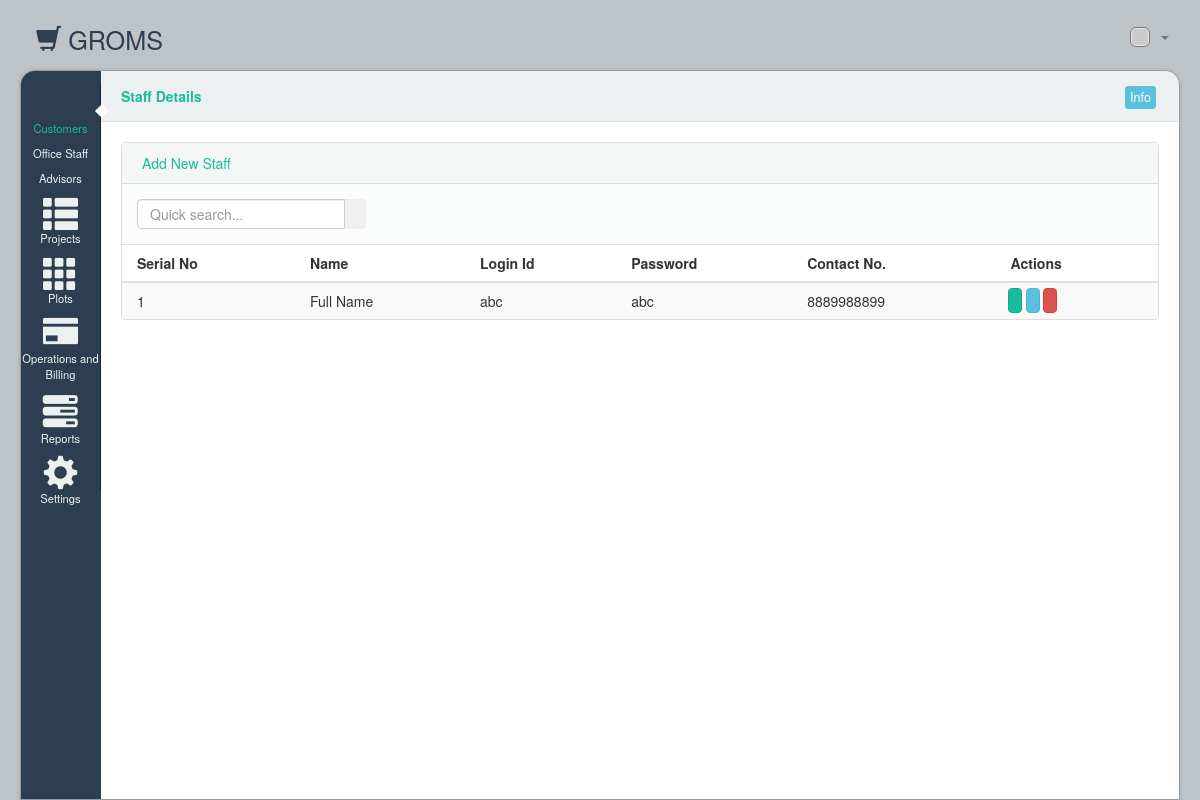
The page /staffmember/ on the database its author committed.
### grom/models.py (models this page shows, shortened)
class StaffUser(models.Model):
	loginid = models.CharField(max_length=50, unique=True)
	password = models.CharField(max_length=50)
	fullname = models.CharField(max_length=100)
	contact_no = models.CharField(max_length=15)
	alternate_contact_no = models.CharField(max_length=15,null=True)
	address = models.TextField()

### grom/views.py (the view)
# urls.py: url(r'^staffmember/$', views.staffmember),
def staffmember(request):
    members = StaffUser.objects.all()
    return render(request, 'grom/staffmember.html', {'members': members})

### grom/templates/grom/staffmember.html (shortened to what this page needs)
{%extends 'grom/base.html' %}
{%load staticfiles %}
{%block content%}
      <section id='tools'>
        <ul class='breadcrumb' id='breadcrumb'>
          <li class='title'>Staff Details</li>
        </ul>
        <div id='toolbar'>
          <div class='label label-info'>
            Info
          </div>
        </div>
      </section>
      <div id='content'>
        <div class='panel panel-default grid'>
          <div class='panel-heading'>
            <a href="/add_staffmember_page/">Add New Staff</a>
          </div>
          <div class='panel-body filters'>
            <div class='row'>
              <div class='col-md-3'>
                <div class='input-group'>
                  <input class='form-control' placeholder='Quick search...' type='text'>
                  <span class='input-group-btn'>
                    <button class='btn' type='button'>
                    </button>
                  </span>
                </div>
              </div>
            </div>
          </div>
          <table class='table'>
            <thead>
              <tr>
                <th>Serial No</th>
                <th>Name</th>
                <th>Login Id</th>
                <th>Password</th>
                <th>Contact No.</th>
                <th class='actions'>
                  Actions
                </th>
              </tr>
            </thead>
            <tbody>
            {% for member in members %}
              <tr>
                <td>{{forloop.counter}}</td>
                <td>{{member.fullname}}</td>
                <td>{{member.loginid}}</td>
                <td>{{member.password}}</td>
                <td>{{member.contact_no}}</td>
                <td class='action'>
                  <a data-toggle="tooltip" title="View" class="btn btn-success" href="/staffmember_detail/{{member.id}}/"></a>
                  <a class='btn btn-info' href='/edit_staffmember_page/{{member.id}}/'>
                  </a>
                  <a class='btn btn-danger' href='/delete_staffmember/{{member.id}}/' >
                  </a>
                </td>
              </tr>
            {% endfor %}
            </tbody>
          </table>
        </div>
      </div>
{%endblock content%}

### rows shown on the page
StaffUser: fullname "Full Name", loginid "abc", password "abc", contact_no "8889988899"
